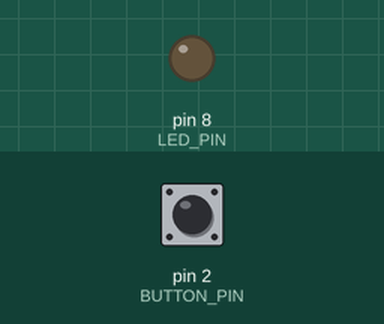
Bench run of a sketch on a simulated Arduino Uno, built with avr-gcc and run on an emulated ATmega328P. On the bench: output pins drawn as LEDs (lit = HIGH). Inputs (shaded band) come from the test bench; at power-on: pin 2 (BUTTON_PIN) HIGH.

Above: at 1.2 s.
1.3 s: pin 2 (BUTTON_PIN) pulled LOW for 0.15 s
At 1.37 s:
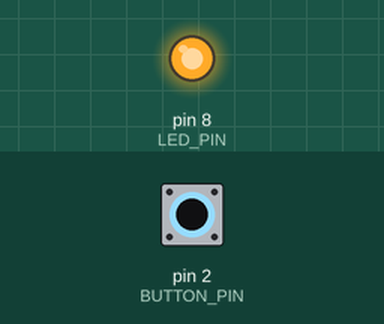
2.9 s: pin 2 (BUTTON_PIN) pulled LOW for 3.2 s
At 7.3 s:
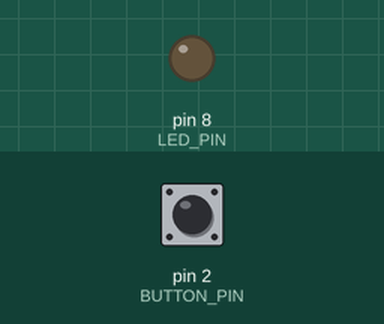
Timing chart, 0 to 8.8 s (numbered marks = the images above; inputs shaded):
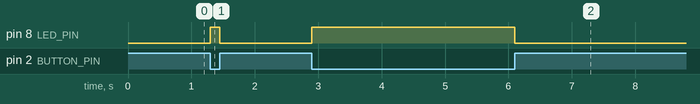

The sketch:

push_button_led.ino
```cpp
/*
  IoT Student Lab
  Project 07: Push Button LED Control

  Platform: Arduino Uno
  Concept: Digital Input → Processing → Output

  Learning:
  - Digital input
  - digitalRead()
  - INPUT_PULLUP
  - if statements
  - Input/output relationship
*/

const int BUTTON_PIN = 2;
const int LED_PIN = 8;

void setup() {

  // LED is an output.
  pinMode(LED_PIN, OUTPUT);

  // Button uses Arduino's internal pull-up resistor.
  pinMode(BUTTON_PIN, INPUT_PULLUP);

  // Start with LED OFF.
  digitalWrite(LED_PIN, LOW);
}

void loop() {

  // Read the button.
  int buttonState = digitalRead(BUTTON_PIN);

  // With INPUT_PULLUP:
  // HIGH = button released
  // LOW  = button pressed

  if (buttonState == LOW) {
    digitalWrite(LED_PIN, HIGH);
  }
  else {
    digitalWrite(LED_PIN, LOW);
  }
}
```

Measured:
- after the input at 1.3 s, pin 8 (LED_PIN): LOW → HIGH at once, → LOW 0.15 s later
- after the input at 2.9 s, pin 8 (LED_PIN): LOW → HIGH at once, → LOW 3.2 s later
